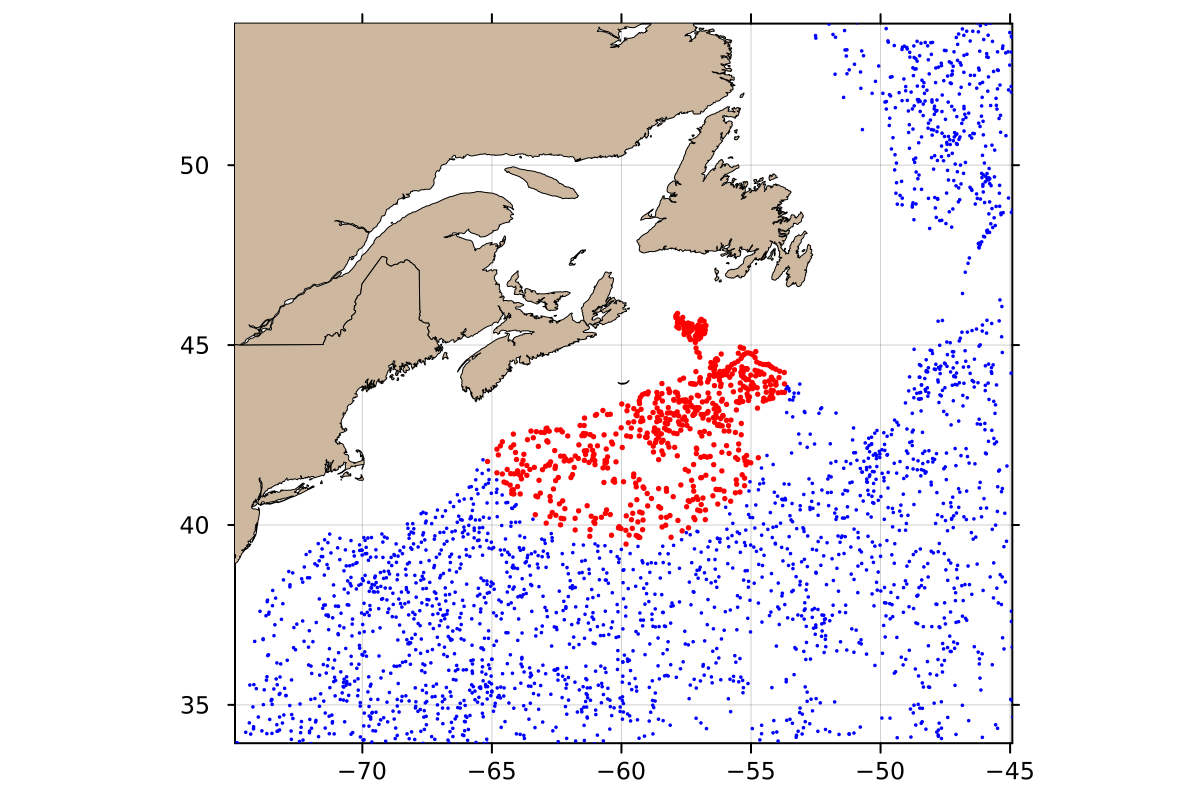

This chart was generated by the following Julia code:
# %% Get the index
using OceanAnalysis, CSV, Dates, DataFrames, Plots
index_file = get_argo_index("~/data/argo")
index = read_argo_index(index_file) # 3.2e6 profiles
# %% Select profiles made within the past 365 days
today = now(UTC)
start = today - Dates.Year(1)
index_recent = index[start.<index.time.<today, :] # 1.7e4 profiles
# %% Isolate profiles made within 500 km of Sable Island
SI_lon = -59.915
SI_lat = 43.934
distance = map(i -> geod_distance(SI_lon, SI_lat,
        index_recent.longitude[i], index_recent.latitude[i]),
    1:nrow(index_recent))
index_near = index_recent[distance.<500, :]
# %% Plot results on a ap
scatter(index_recent.longitude, index_recent.latitude,
    xlims=SI_lon .+ (-15, 15),
    ylims=SI_lat .+ (-10, 10),
    aspect_ratio=1.0 / cos(SI_lat * pi / 180.0),
    markersize=1, markerstrokecolor=:blue, color=:blue,
    tickdirection=:out,
    framestyle=:box, dpi=200, legend=false)
scatter!(index_near.longitude, index_near.latitude, markersize=1.5,
    markerstrokecolor=:red, color=:red)
# %% add a coastline for reference
plot_coastline!(coastline(:global_fine))
savefig("argo_map.png")
